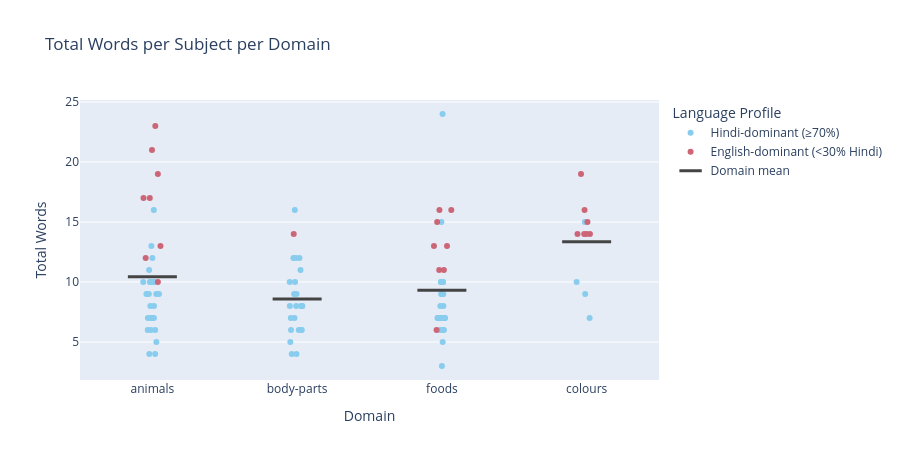

Source (notebook cell):
### Markdown cell above
---
## 7. Word Output Volume: Total Words per Subject per Domain

Do bilingual/Hindi-dominant subjects produce fewer or more words?  
We plot total word count per (subject × domain), coloured by language profile.

### Code cell
# ── 7. Word output volume ────────────────────────────────────────────────────
vol_df = (
    df.groupby(["subject_id", "domain"])["word"]
    .count()
    .reset_index(name="word_count")
    .merge(subj_profile[["subject_id", "profile"]], on="subject_id")
)

# Box plot per domain, striped by profile
fig = px.strip(
    vol_df,
    x="domain",
    y="word_count",
    color="profile",
    color_discrete_sequence=px.colors.qualitative.Safe,
    stripmode="overlay",
    title="Total Words per Subject per Domain",
    labels={"word_count": "Total Words", "domain": "Domain", "profile": "Language Profile"},
    hover_data=["subject_id"],
)

# Overlay domain mean
dom_mean = vol_df.groupby("domain")["word_count"].mean().reset_index()
fig.add_trace(go.Scatter(
    x=dom_mean["domain"],
    y=dom_mean["word_count"],
    mode="markers",
    marker=dict(symbol="line-ew", size=35, color="black", line=dict(width=3)),
    name="Domain mean",
))
fig.update_layout(height=460)
fig.show()

# Stats table
print("\nAverage word count per domain × profile:")
display(
    vol_df.groupby(["domain", "profile"])["word_count"]
    .agg(["mean", "std", "count"])
    .round(2)
    .reset_index()
)

### Figure 1 — Plotly figure (JSON) as saved in the notebook; plotly's stock layout.template omitted (floating-point values rounded to 4 significant figures)
{"data": [{"alignmentgroup": "True", "boxpoints": "all", "customdata": [[3342], [3342], [3342], [5157], [5157], [5157], [10147], [10147], [10147], [13498], [13498], [13498], [13549], [13549], [13549], [20970], [20970], [20970], [23853], [23853], [23853], [31417], [31417], [31417], [35389], [35389], [35389], [42616], [42616], [42616], [43909], [43909], [43909], [53105], [53105], [53105], [53307], [53307], [53307], [61476], [61476], [61476], [62335], [62335], [62335], [68981], [68981], [68981], [71977], [71977], [71977], [72898], [72898], [72898], [73233], [73233], [73233], [74323], [74323], [74323], [78839], [78839], [78839], [81851], [81851], [81851], [83682], [83682], [83682], [86781], [86781], [86781], [92821], [92821], [92821], [94502], [94502], [94502], [95712], [95712], [95712]], "fillcolor": "rgba(255,255,255,0)", "hoveron": "points", "hovertemplate": "Language Profile=Hindi-dominant (≥70%)<br>Domain=%{x}<br>Total Words=%{y}<br>subject_id=%{customdata[0]}<extra></extra>", "legendgroup": "Hindi-dominant (≥70%)", "line": {"color": "rgba(255,255,255,0)"}, "marker": {"color": "rgb(136, 204, 238)"}, "name": "Hindi-dominant (≥70%)", "offsetgroup": "Hindi-dominant (≥70%)", "orientation": "v", "pointpos": 0, "showlegend": true, "type": "box", "x": ["animals", "body-parts", "foods", "animals", "body-parts", "foods", "animals", "body-parts", "foods", "animals", "body-parts", "foods", "animals", "body-parts", "foods", "animals", "body-parts", "foods", "animals", "body-parts", "foods", "animals", "body-parts", "foods", "animals", "body-parts", "foods", "animals", "body-parts", "foods", "animals", "body-parts", "foods", "animals", "body-parts", "foods", "animals", "body-parts", "foods", "animals", "colours", "foods", "animals", "body-parts", "foods", "animals", "body-parts", "foods", "animals", "body-parts", "foods", "animals", "body-parts", "foods", "animals", "body-parts", "foods", "animals", "body-parts", "foods", "animals", "body-parts", "foods", "animals", "body-parts", "foods", "animals", "colours", "foods", "animals", "body-parts", "foods", "animals", "colours", "foods", "animals", "body-parts", "foods", "animals", "colours", "foods"], "x0": " ", "xaxis": "x", "y": [7, 7, 7, 10, 12, 6, 4, 6, 7, 7, 6, 7, 10, 8, 8, 10, 12, 9, 7, 7, 10, 8, 9, 7, 10, 12, 10, 6, 4, 6, 12, 8, 9, 9, 6, 6, 9, 11, 8, 9, 10, 15, 8, 8, 7, 11, 9, 7, 4, 4, 3, 10, 8, 7, 16, 16, 10, 10, 8, 7, 10, 10, 10, 6, 6, 5, 9, 9, 9, 7, 10, 7, 13, 15, 24, 6, 5, 7, 5, 7, 7], "y0": " ", "yaxis": "y"}, {"alignmentgroup": "True", "boxpoints": "all", "customdata": [[10255], [10255], [10255], [25803], [25803], [25803], [34350], [34350], [34350], [49294], [49294], [49294], [76112], [76112], [76112], [77358], [77358], [77358], [81788], [81788], [81788], [83169], [83169], [83169]], "fillcolor": "rgba(255,255,255,0)", "hoveron": "points", "hovertemplate": "Language Profile=English-dominant (<30% Hindi)<br>Domain=%{x}<br>Total Words=%{y}<br>subject_id=%{customdata[0]}<extra></extra>", "legendgroup": "English-dominant (<30% Hindi)", "line": {"color": "rgba(255,255,255,0)"}, "marker": {"color": "rgb(204, 102, 119)"}, "name": "English-dominant (<30% Hindi)", "offsetgroup": "English-dominant (<30% Hindi)", "orientation": "v", "pointpos": 0, "showlegend": true, "type": "box", "x": ["animals", "colours", "foods", "animals", "colours", "foods", "animals", "colours", "foods", "animals", "colours", "foods", "animals", "colours", "foods", "animals", "body-parts", "foods", "animals", "colours", "foods", "animals", "colours", "foods"], "x0": " ", "xaxis": "x", "y": [21, 14, 15, 17, 14, 11, 23, 19, 13, 17, 14, 13, 10, 14, 16, 12, 14, 6, 13, 15, 16, 19, 16, 11], "y0": " ", "yaxis": "y"}, {"marker": {"color": "black", "line": {"width": 3}, "size": 35, "symbol": "line-ew"}, "mode": "markers", "name": "Domain mean", "type": "scatter", "x": ["animals", "body-parts", "colours", "foods"], "y": [10.43, 8.583, 13.36, 9.314]}], "layout": {"boxmode": "overlay", "height": 460, "legend": {"title": {"text": "Language Profile"}, "tracegroupgap": 0}, "title": {"text": "Total Words per Subject per Domain"}, "xaxis": {"anchor": "y", "domain": [0, 1], "title": {"text": "Domain"}}, "yaxis": {"anchor": "x", "domain": [0, 1], "title": {"text": "Total Words"}}}}
